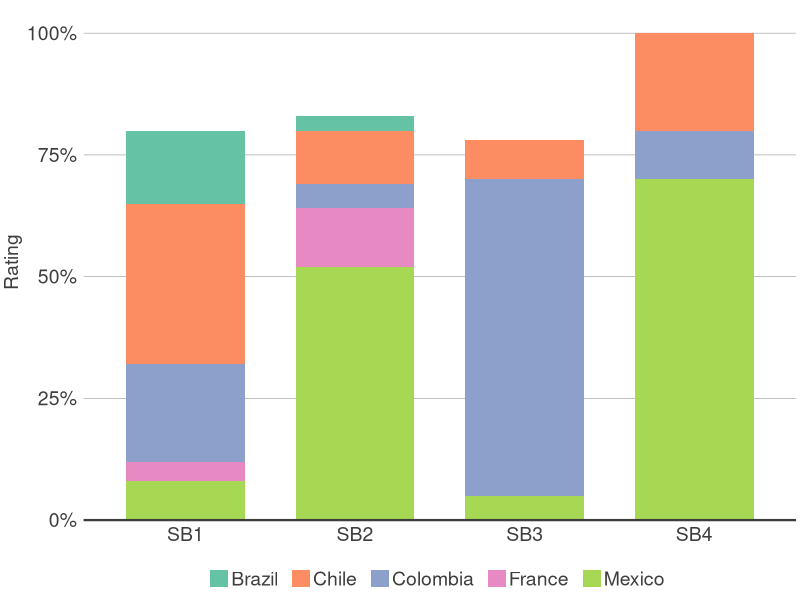
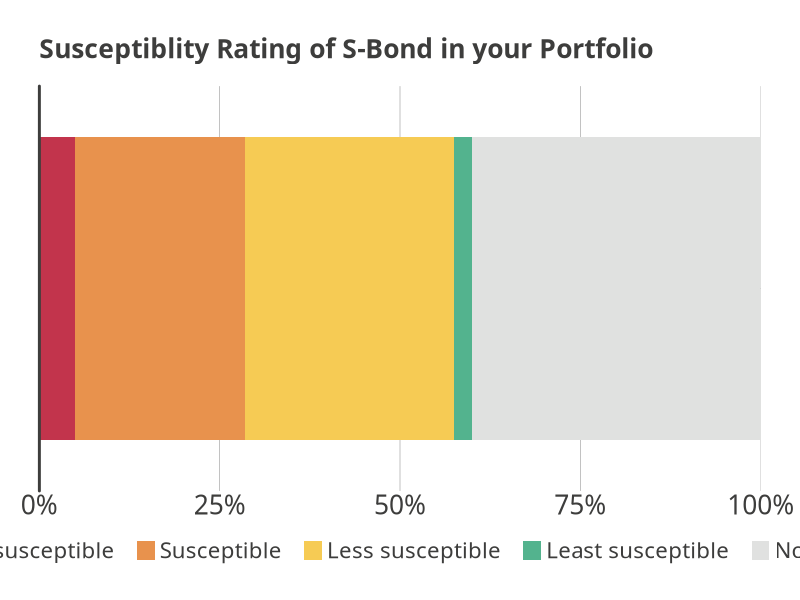

Source code (R) for these figures, in order:
## ---- chunk 1
knitr::opts_chunk$set(echo = TRUE)
library(tidyverse)
library(scales)
library(RColorBrewer)
## ---- chunk 2
# Graphic elements
text_size <- 14
text_color <- "#3D3D3C"
text_family <- "Source Sans Pro"
axis_color <- "#3D3D3C"

# Theme
theme_barcharts <-function(base_size = text_size, text_family = "") {
  theme(axis.line.x = element_line(colour = text_color,size = 0.5),
        axis.line.y = element_blank(),
        axis.ticks = element_blank(),
        axis.text.x = element_text(colour = text_color,size = text_size),
        axis.text.y = element_text(colour = text_color,size = text_size),
        axis.title.x = element_blank(),
        axis.title.y = element_text(colour = text_color,size = text_size),
        #legend.position=c(0.5,0),#legend.position = "none",
        legend.position = "none",
        legend.direction ="horizontal",
        legend.text = element_text(size = text_size,colour = text_color),
        legend.background = element_rect(fill = "transparent",colour = NA),
        legend.key.size = unit(0.4,"cm"),
        #legend.title=element_blank(),
        legend.title = element_text(colour = text_color, size = text_size),
        legend.key = element_blank(),
        panel.grid.major = element_blank(),
        panel.grid.minor = element_blank(),
        panel.background = element_blank(),
        plot.background = element_rect(fill = "transparent",colour = NA),
        plot.title = element_blank(),
        text = element_text(family = text_family, size = text_size)
  )
}

## ---- chunk 3
C1 <- "Colombia"
C2 <- "Mexico"
C3 <- "Chile"
C4 <- "Brazil"
C5 <- "France"
SB1 <- "SB1"
SB2 <- "SB2"
SB3 <- "SB3"
SB4 <- "SB4"

df1 <- tibble(Country = c(C1,C1,C1,C1,C2,C2,C2,C2,C3,C3,C3,C3,C4,C4,C4,C4,C5,C5,C5,C5),
              SBond = c(SB1, SB2, SB3, SB4, SB1, SB2, SB3, SB4, SB1, SB2, SB3, SB4, SB1, SB2, SB3, SB4, SB1, SB2, SB3, SB4),
              Rating = c(0.2,0.05,0.65,0.1,0.08,0.52,0.05,0.7,0.33,0.11,0.08,0.2,0.15,0.03,0,0,0.04,0.12,0,0))

#knitr::kable(head(df1, 7), caption = "Dummy data")
head(df1, 7)
# chart values
SB.Country.colors <- c()

## ---- chunk 4
# chart
Chart1 <- ggplot(df1, aes(x = SBond, y = Rating, fill = Country)) +
            geom_col(width = 0.7) + 
            scale_fill_brewer(palette = "Set2") +
            scale_y_continuous(labels = percent_format(accuracy = 1),
                               limits = c(0, 1),
                               expand = c(0, 0, 0, 0.06)) +
            theme_barcharts() +
            theme(axis.line.x = element_line(size = 0.8, linetype = "solid", color = text_color),
                  axis.line.y = element_blank(),
                  legend.position = "bottom",
                  legend.justification = 0.5,
                  legend.key.size = unit(0.5, "cm"),
                  legend.text = element_text(margin = margin(r = 4, l = 1.5, unit = "pt")),
                  legend.title = element_blank(),
                  panel.border = element_blank(),
                  panel.grid.major.y = element_line(colour = "#989898", size = 0.2),
                  plot.margin = unit(c(0.1, 0.1, 0.1, 0.1), "cm"))
Chart1
## ---- chunk 5
df2 <- tibble(Rate = c("Most susceptible", "Susceptible", "Less susceptible", "Least susceptible", "Not rated"), 
              Percentage = c(0.05, 0.235, 0.290, 0.025, 0.4))

df2$Rate <- factor(df2$Rate,
                   levels = c("Most susceptible", "Susceptible", "Less susceptible", "Least susceptible", "Not rated"))

head(df2, 7)

## ---- chunk 6
# chart values
Rate.Colors <- c("Not rated" = "#E0E1E0",   
                 "Least susceptible" = "#53B38E",   
                 "Less susceptible" = "#F6CB54",  
                 "Susceptible" = "#E8924D",  
                  "Most susceptible" = "#C2344C")   

# chart
Chart2 <- ggplot(df2, aes(x = "", y = Percentage, fill = fct_rev(Rate))) + 
            geom_col() +
            coord_flip() +
            scale_fill_manual(values = Rate.Colors) +
            scale_y_continuous(labels = percent_format(accuracy = 1), limits = c(0, 1), expand = c(0, 0)) +
            #scale_x_discrete(expand = c(0, 0)) + 
            theme_void() +
            theme(axis.text.x = element_text(family = text_family, size = text_size+5, colour = text_color),
                  axis.title = element_blank(), 
                  axis.line.y = element_line(size = 1, colour = text_color),
                  legend.box.margin = unit(c(10, 0, 0, 0), "pt"),
                  legend.key.height = unit(0.5, "cm"),
                  legend.key.width = unit(0.5, "cm"),
                  legend.position = "bottom",
                  legend.text = element_text(family = text_family, size = text_size+2, colour = text_color,
                                             margin = margin(l = 3, r = 10, unit = "pt")),
                  legend.title = element_blank(),
                  panel.grid.major = element_line(colour = "#989898", size = 0.2),
                  panel.grid.minor = element_blank(),
                  plot.margin = unit(c(1, 1, 1, 1), "cm"),
                  plot.title = element_text(family = text_family, size = text_size+5, 
                  colour = text_color, face = "bold", margin = margin(b = 15, unit = "pt"))) +
            guides(fill = guide_legend(reverse = TRUE)) +
            ggtitle("Susceptiblity Rating of S-Bond in your Portfolio")
           

Chart2

